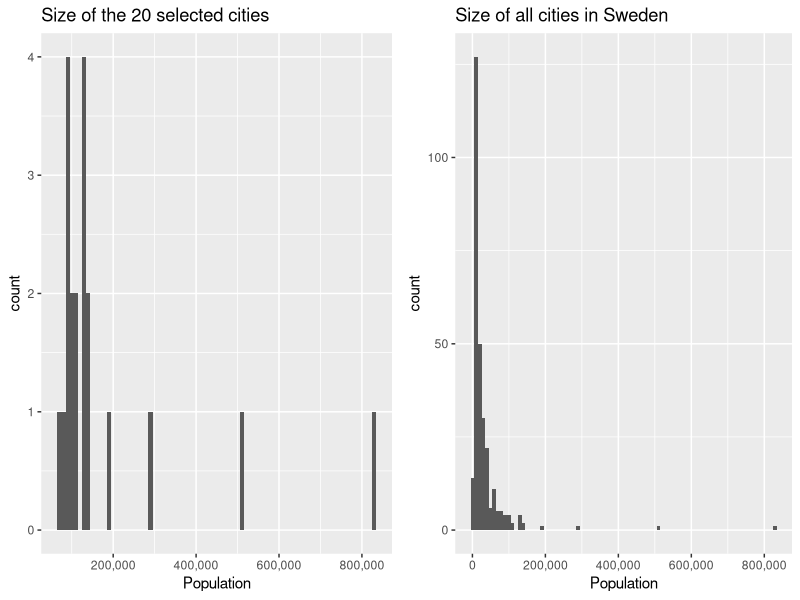
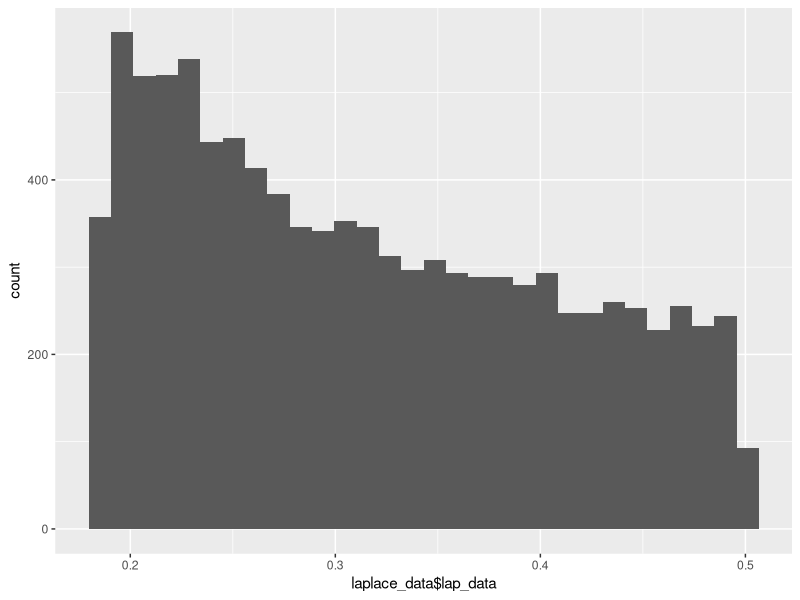

Source code (R) for these figures, in order:
## ---- chunk 1
knitr::opts_chunk$set(echo = TRUE)
## ---- chunk 2
# libraries used
rm(list=ls())
library(ggplot2)
#install.packages("gridExtra") # to put the plots togeter
library(gridExtra)
## ---- chunk 3
Sys.setlocale(locale="english")
# set working directory
# load the data
data = read.csv2("population.csv")
data[,1] <- as.character(data[,1])
## ---- chunk 4
# create the select city function - based on max
selectCity = function(data){
  # proportional to the number of inhabitants of the city
  data$proportinalPopulation = data$Population/sum(data$Population)
  # generate random numbers - include to dataset
  data$rn_uniform = runif(n=nrow(data),0,1)
  # probabilities proportional to the number of inhabitants
  data$prob_proportinalPopulation = data$proportinalPopulation * data$rn_uniform
  # take one city - max prob_proportinalPopulation
  city_index = which.max(data$prob_proportinalPopulation)
  # print(data[city_index,][1]) # make the print nicer
  
  return(data[city_index,1])
}
## ---- chunk 5
# create a function to select 20 cities
select20cities = function(data){
  cities_remain <- data
  selected_cities <- c()
  for (i in 1:20) {
  selected_city <- selectCity(cities_remain)
  selected_cities <- c(selected_cities,selected_city)
  cities_remain <- cities_remain[-which(cities_remain[,1]==selected_city),]
  }
  return(data.frame(Municipality=selected_cities))
}
## ---- chunk 6
# list of all selected cities
selected_cities <- select20cities(data)
idx <- match(selected_cities$Municipality, data[,1])
selected_cities$Population <- data[idx,2]
selected_cities <- selected_cities[order(selected_cities[,2],decreasing = TRUE),]
rownames(selected_cities) <- c()
selected_cities
## ---- chunk 7

# histogram - 2 selected cities
histplot_20cities = ggplot(selected_cities)+
  geom_histogram(binwidth=10000,aes(x=Population)) +
  ggtitle("Size of the 20 selected cities") +
  scale_x_continuous(labels = scales::comma)

histplot_cities = ggplot(data)+
  geom_histogram(binwidth=10000,aes(x=Population)) +
  ggtitle("Size of all cities in Sweden")+
  scale_x_continuous(labels = scales::comma)

# put the plots together
grid.arrange(histplot_20cities, histplot_cities, ncol = 2)
## ---- chunk 8
# generate random numbers
x_rand = runif(10000, min = 0, max = 1)
## ---- chunk 9
laplace_distribution = function(mu, alpha){
  result = alpha/2 * exp(-alpha * (abs(x_rand -  mu)))
  return(result)
}

laplace_data = data.frame("index" = c(1:length(laplace_distribution(0,1))),
                          "lap_data" =laplace_distribution(0,1))

ggplot(data = laplace_data, aes(x= laplace_data$lap_data)) + 
  geom_histogram()
